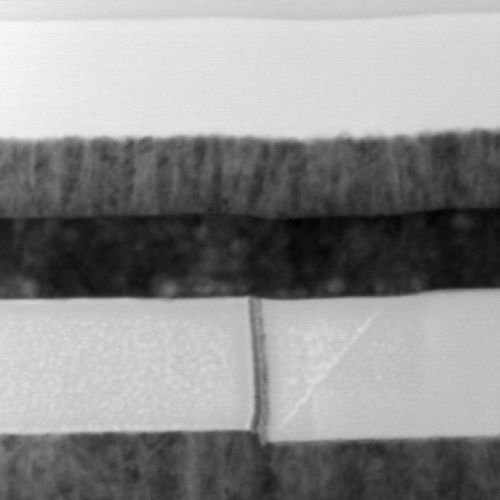
#> input picture figures/base-image.png, 1000 x 1000 px (shown at 1/2 size)
$ python feature-segmentation.py
#> lines starting #> are read from the running program, lines starting #| are printed output that depends on the picture
import pathlib
from skimage.io import imread
rootdir = pathlib.Path(__file__).parent
import numpy as np
import matplotlib.pyplot as plt
from skimage import segmentation, feature, future
from sklearn.ensemble import RandomForestClassifier
from functools import partial

img = imread(rootdir / "base-image.png", as_gray=True)
#> img is the input picture: shape (1000, 1000) float64; min 0, max 1, mean 0.555

# Build an array of labels for training the segmentation.
# Here we use rectangles but visualization libraries such as plotly
# (and napari?) can be used to draw a mask on the image.
training_labels = np.zeros(img.shape[:2], dtype=np.uint8)
training_labels[77:200, 200:] = 1
training_labels[325:390, 200:770] = 2
training_labels[440:580, 200:770] = 3
training_labels[660:800, :800] = 4
training_labels[930:975, 200:770] = 2
training_labels[:15, 200:] = 5

sigma_min = 1
sigma_max = 4
features_func = partial(
    feature.multiscale_basic_features,
    intensity=True,
    edges=True,
    texture=False,
    sigma_min=sigma_min,
    sigma_max=sigma_max,
)
features = features_func(img)
clf = RandomForestClassifier(n_estimators=100, n_jobs=-1, max_depth=10, max_samples=0.05)
clf = future.fit_segmenter(training_labels, features, clf)
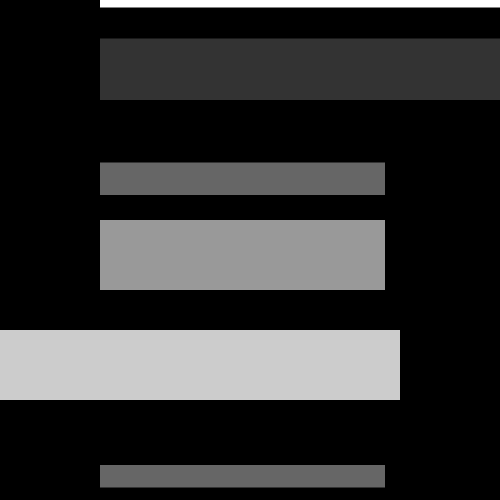
#> training_labels: shape (1000, 1000) (shown at 1/2 size); min 0, max 5, mean 0.971; drawn with min black and max white
result = future.predict_segmenter(features, clf)
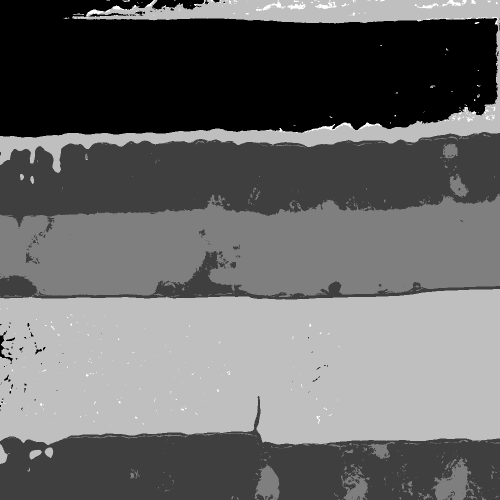
#> result: shape (1000, 1000) (shown at 1/2 size); min 1, max 5, mean 2.64; drawn with min black and max white

fig, ax = plt.subplots(1, 2, sharex=True, sharey=True, figsize=(9, 4))
ax[0].imshow(img, cmap="gray")
# ax[0].contour(training_labels)
ax[0].set_title('Image, mask and segmentation boundaries')
ax[1].imshow(result)
ax[1].set_title('Segmentation')
fig.tight_layout()
plt.show()
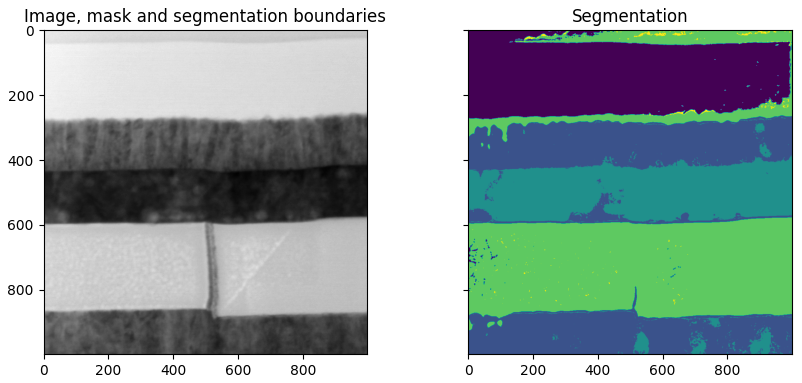
#> figure drawn by matplotlib, 2 panels
exit()
#> (the program exits here)

$ run again, with figures/ADF-00011.png copied over figures/base-image.png
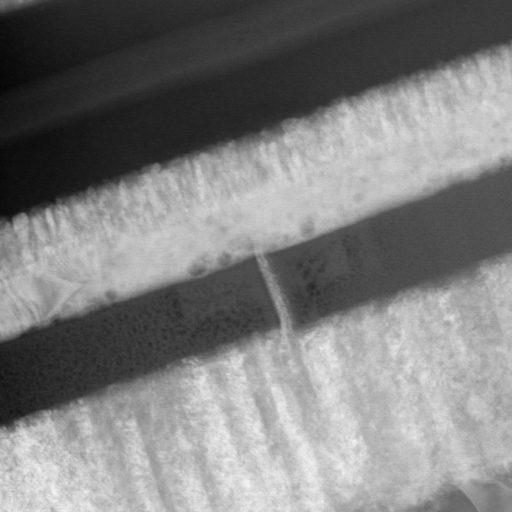
#> input picture figures/ADF-00011.png, 1024 x 1024 px (shown at 1/2 size)
#> img is the input picture: shape (1024, 1024) float64; min 0, max 1, mean 0.494
#> `result = future.predict_segmenter(features, clf)`:
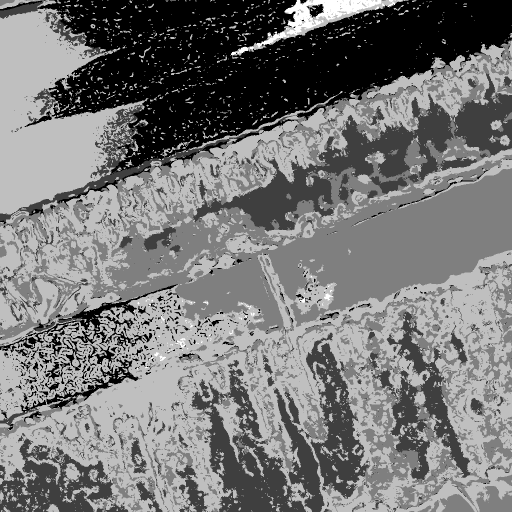
#> result: shape (1024, 1024) (shown at 1/2 size); min 1, max 5, mean 2.89; drawn with min black and max white
#> `plt.show()`:
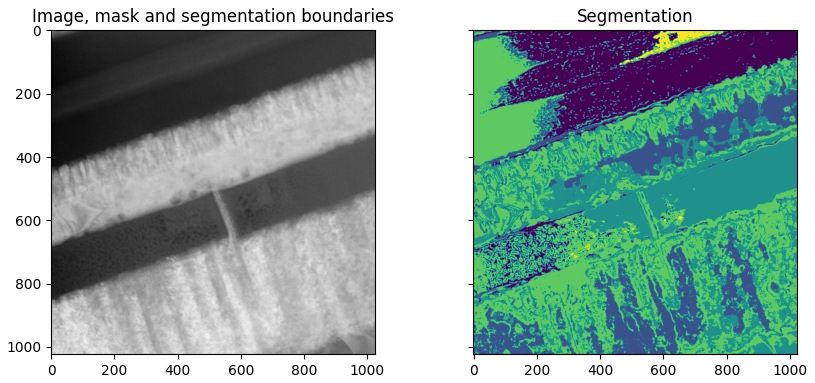
#> figure drawn by matplotlib, 2 panels

$ run again, with figures/ADF-00021.png copied over figures/base-image.png
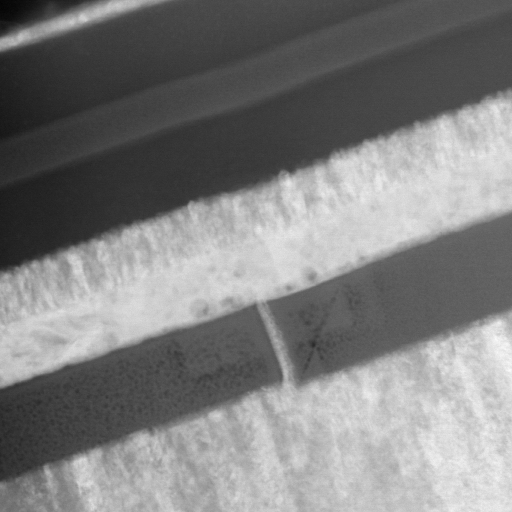
#> input picture figures/ADF-00021.png, 1024 x 1024 px (shown at 1/2 size)
#> img is the input picture: shape (1024, 1024) float64; min 0, max 1, mean 0.497
#> `result = future.predict_segmenter(features, clf)`:
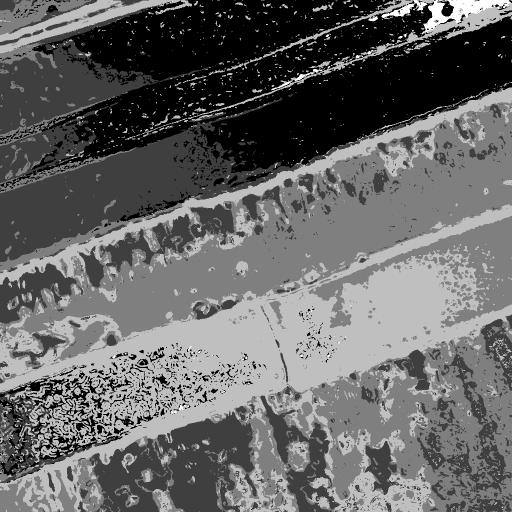
#> result: shape (1024, 1024) (shown at 1/2 size); min 1, max 5, mean 2.61; drawn with min black and max white
#> `plt.show()`:
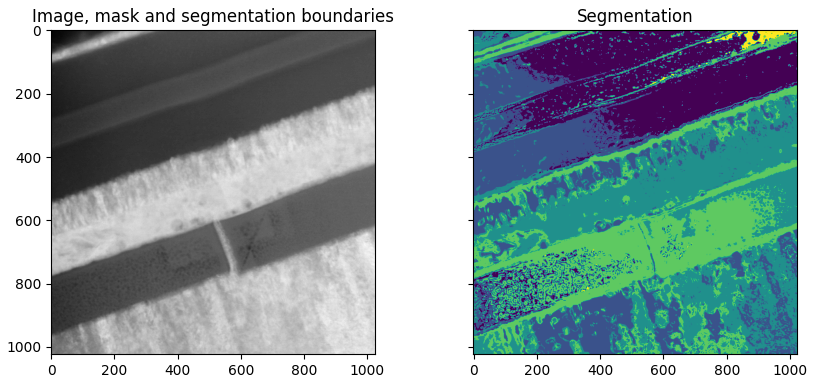
#> figure drawn by matplotlib, 2 panels
